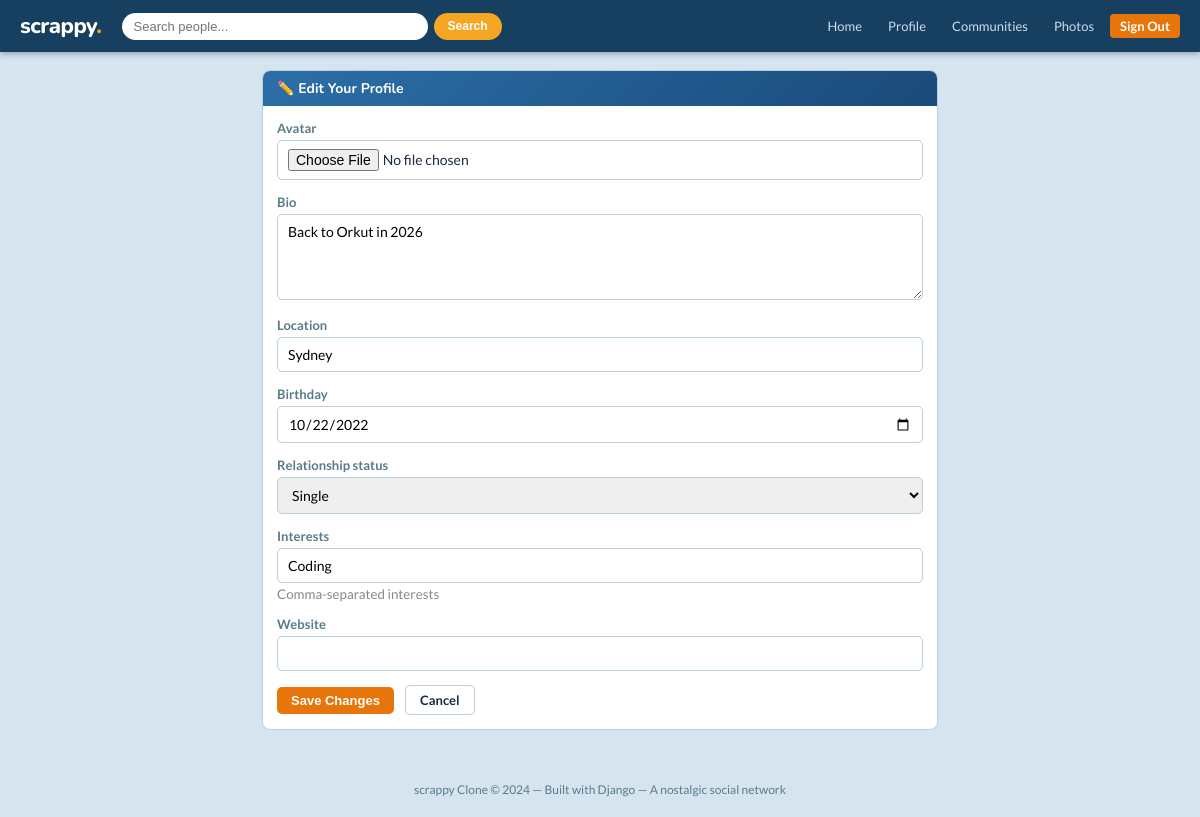
Page /profile/kemprateek03/edit/ (signed in) on the committed database.
### core/models.py (models this page shows, shortened)
class Profile(models.Model):
    user = models.OneToOneField(User, on_delete=models.CASCADE, related_name='profile')
    avatar = models.ImageField(upload_to='avatars/', blank=True, null=True)
    bio = models.TextField(blank=True)
    location = models.CharField(max_length=100, blank=True)
    birthday = models.DateField(blank=True, null=True)
    relationship_status = models.CharField(max_length=50, blank=True, choices=[
        ('single', 'Single'), ('in_relationship', 'In a Relationship'),
        ('married', 'Married'), ('complicated', "It's Complicated"),
    ])
    interests = models.TextField(blank=True, help_text="Comma-separated interests")
    website = models.URLField(blank=True)
    created_at = models.DateTimeField(auto_now_add=True)

### core/views.py (the view)
# urls.py: path('profile/<str:username>/edit/', views.edit_profile, name='edit_profile'),
@login_required
def edit_profile(request, username=None):
    profile = get_object_or_404(Profile, user=request.user)
    if request.method == 'POST':
        form = ProfileForm(request.POST, request.FILES, instance=profile)
        if form.is_valid():
            form.save()
            messages.success(request, 'Profile updated!')
            return redirect('profile', username=request.user.username)
    else:
        form = ProfileForm(instance=profile)
    return render(request, 'core/edit_profile.html', {'form': form})

### core/forms.py
class ProfileForm(forms.ModelForm):
    class Meta:
        model = Profile
        fields = ['avatar', 'bio', 'location', 'birthday', 'relationship_status', 'interests', 'website']
        widgets = {
            'birthday': forms.DateInput(attrs={'type': 'date'}),
            'bio': forms.Textarea(attrs={'rows': 4}),
            'interests': forms.TextInput(attrs={'placeholder': 'music, travel, coding...'}),
        }

### core/templates/core/edit_profile.html (shortened to what this page needs)
{% extends 'core/base.html' %}
{% block content %}
<div class="page-container no-sidebar">
    <div class="card">
        <div class="card-header">✏️ Edit Your Profile</div>
        <div class="card-body">
            <form method="post" enctype="multipart/form-data">
                {% for field in form %}
                <div class="form-group">
                    <label>{{ field.label }}</label>
                    {{ field }}
                    {% if field.help_text %}<small style="color:#888;">{{ field.help_text }}</small>{% endif %}
                </div>
                {% endfor %}
                <button type="submit" class="btn btn-primary">Save Changes</button>
                <a href="{% url 'profile' user.username %}" class="btn btn-outline" style="margin-left:8px;">Cancel</a>
            </form>
        </div>
    </div>
</div>
{% endblock %}

### core/templates/core/base.html (style rules this page uses)
:root { --primary: #e8750a; --primary-dark: #c4620a; --secondary: #4a90d9; --bg: #d6e4f0; --card: #ffffff; --sidebar: #dce9f5; --border: #b8cfe0; --text: #1a2b3c; --text-muted: #5a7a8a; --accent: #f5a623; --success: #27ae60; --danger: #e74c3c; --nav-bg: #173f5f; }
* { box-sizing: border-box; margin: 0; padding: 0; }
body { font-family: 'Lato', sans-serif; background: var(--bg); color: var(--text); min-height: 100vh; }
a { color: var(--secondary); text-decoration: none; }
.page-container { max-width: 960px; margin: 18px auto; padding: 0 12px; display: grid; grid-template-columns: 200px 1fr; gap: 14px; }
.page-container.no-sidebar { grid-template-columns: 1fr; max-width: 700px; }
.card { background: var(--card); border: 1px solid var(--border); border-radius: 8px; overflow: hidden; margin-bottom: 12px; }
.card-header { background: linear-gradient(135deg, #2c6fa8 0%, #1a4a7a 100%); color: #fff; padding: 8px 14px; font-family: 'Nunito', sans-serif; font-weight: 700; font-size: 14px; display: flex; justify-content: space-between; align-items: center; }
.card-body { padding: 14px; }
.btn { display: inline-block; padding: 6px 14px; border-radius: 5px; font-size: 13px; font-weight: 600; cursor: pointer; border: none; text-decoration: none; transition: all 0.15s; }
.btn-primary { background: var(--primary); color: #fff; }
.btn-outline { background: transparent; border: 1px solid var(--border); color: var(--text); }
.form-group { margin-bottom: 14px; }
.form-group label { display: block; font-size: 13px; font-weight: 600; margin-bottom: 4px; color: var(--text-muted); }

### core/templates/core/edit_profile.html (style rules this page uses)
.form-group input, .form-group textarea, .form-group select { width:100%;padding:8px 10px;border:1px solid var(--border);border-radius:5px;font-size:14px;font-family:inherit; }

### rows in the picture
Profile: form "Back to Orkut in 2026" "Sydney" "10/22/2022" "Single" "Coding"

### other values in the picture
{{ field.label }} "Avatar" "Bio" "Location" "Birthday" "Relationship status" "Interests" "Website"
{{ field.help_text }} "Comma-separated interests"
